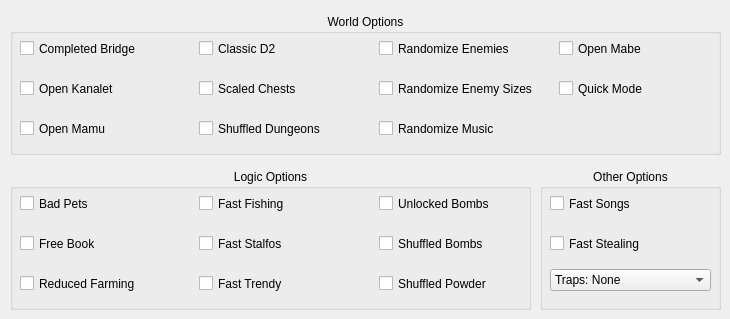
      <widget class="QWidget" name="tab_5">
       <attribute name="title">
        <string>Extra Settings</string>
       </attribute>
       <widget class="QGroupBox" name="groupBox_6">
        <property name="geometry">
         <rect>
          <x>10</x>
          <y>14</y>
          <width>711</width>
          <height>141</height>
         </rect>
        </property>
        <property name="title">
         <string>World Options</string>
        </property>
        <property name="alignment">
         <set>Qt::AlignHCenter|Qt::AlignTop</set>
        </property>
        <widget class="QCheckBox" name="bridgeCheck">
         <property name="geometry">
          <rect>
           <x>10</x>
           <y>24</y>
           <width>151</width>
           <height>21</height>
          </rect>
         </property>
         <property name="toolTip">
          <string/>
         </property>
         <property name="whatsThis">
          <string>Sets the Kanalet bridge to be built from the start</string>
         </property>
         <property name="text">
          <string>Completed Bridge</string>
         </property>
        </widget>
        <widget class="QCheckBox" name="swampCheck">
         <property name="geometry">
          <rect>
           <x>189</x>
           <y>24</y>
           <width>151</width>
           <height>21</height>
          </rect>
         </property>
         <property name="font">
          <font>
           <pointsize>9</pointsize>
           <strikeout>false</strikeout>
          </font>
         </property>
         <property name="toolTip">
          <string/>
         </property>
         <property name="whatsThis">
          <string>Turns the rock in front of Dungeon 2 into a flower</string>
         </property>
         <property name="text">
          <string>Classic D2</string>
         </property>
         <property name="checkable">
          <bool>true</bool>
         </property>
        </widget>
        <widget class="QCheckBox" name="musicCheck">
         <property name="enabled">
          <bool>true</bool>
         </property>
         <property name="geometry">
          <rect>
           <x>369</x>
           <y>104</y>
           <width>151</width>
           <height>21</height>
          </rect>
         </property>
         <property name="font">
          <font>
           <pointsize>9</pointsize>
           <strikeout>false</strikeout>
          </font>
         </property>
         <property name="toolTip">
          <string/>
         </property>
         <property name="whatsThis">
          <string>Randomizes music</string>
         </property>
         <property name="text">
          <string>Randomize Music</string>
         </property>
         <property name="checkable">
          <bool>true</bool>
         </property>
        </widget>
        <widget class="QCheckBox" name="kanaletCheck">
         <property name="geometry">
          <rect>
           <x>10</x>
           <y>64</y>
           <width>151</width>
           <height>21</height>
          </rect>
         </property>
         <property name="toolTip">
          <string/>
         </property>
         <property name="whatsThis">
          <string>Sets the Kanalet Gate to be open from the start</string>
         </property>
         <property name="text">
          <string>Open Kanalet</string>
         </property>
        </widget>
        <widget class="QCheckBox" name="mazeCheck">
         <property name="geometry">
          <rect>
           <x>10</x>
           <y>104</y>
           <width>151</width>
           <height>21</height>
          </rect>
         </property>
         <property name="font">
          <font>
           <pointsize>9</pointsize>
           <strikeout>false</strikeout>
          </font>
         </property>
         <property name="toolTip">
          <string/>
         </property>
         <property name="whatsThis">
          <string>Sets the Sign Maze to be automatically completed</string>
         </property>
         <property name="text">
          <string>Open Mamu</string>
         </property>
         <property name="checkable">
          <bool>true</bool>
         </property>
        </widget>
        <widget class="QCheckBox" name="chestSizesCheck">
         <property name="enabled">
          <bool>true</bool>
         </property>
         <property name="geometry">
          <rect>
           <x>189</x>
           <y>64</y>
           <width>151</width>
           <height>21</height>
          </rect>
         </property>
         <property name="font">
          <font>
           <pointsize>9</pointsize>
           <strikeout>false</strikeout>
          </font>
         </property>
         <property name="toolTip">
          <string/>
         </property>
         <property name="whatsThis">
          <string>Sets chest sizes to match the importance of the item</string>
         </property>
         <property name="text">
          <string>Scaled Chests</string>
         </property>
         <property name="checkable">
          <bool>true</bool>
         </property>
        </widget>
        <widget class="QCheckBox" name="dungeonsCheck">
         <property name="enabled">
          <bool>true</bool>
         </property>
         <property name="geometry">
          <rect>
           <x>189</x>
           <y>104</y>
           <width>151</width>
           <height>21</height>
          </rect>
         </property>
         <property name="font">
          <font>
           <pointsize>9</pointsize>
           <strikeout>false</strikeout>
          </font>
         </property>
         <property name="toolTip">
          <string/>
         </property>
         <property name="whatsThis">
          <string>Randomizes Dungeons&lt;br&gt;&lt;/br&gt;&lt;u&gt;Only front entrances are randomized,&lt;/u&gt; and only handles non-glitched logics</string>
         </property>
         <property name="text">
          <string>Shuffled Dungeons</string>
         </property>
         <property name="checkable">
          <bool>true</bool>
         </property>
        </widget>
        <widget class="QCheckBox" name="enemyCheck">
         <property name="enabled">
          <bool>true</bool>
         </property>
         <property name="geometry">
          <rect>
           <x>369</x>
           <y>24</y>
           <width>151</width>
           <height>21</height>
          </rect>
         </property>
         <property name="font">
          <font>
           <pointsize>9</pointsize>
           <strikeout>false</strikeout>
          </font>
         </property>
         <property name="toolTip">
          <string/>
         </property>
         <property name="whatsThis">
          <string>Randomizes enemies. Required kills are left vanilla</string>
         </property>
         <property name="text">
          <string>Randomize Enemies</string>
         </property>
         <property name="checkable">
          <bool>true</bool>
         </property>
        </widget>
        <widget class="QCheckBox" name="enemySizesCheck">
         <property name="enabled">
          <bool>true</bool>
         </property>
         <property name="geometry">
          <rect>
           <x>369</x>
           <y>64</y>
           <width>161</width>
           <height>21</height>
          </rect>
         </property>
         <property name="font">
          <font>
           <pointsize>9</pointsize>
           <strikeout>false</strikeout>
          </font>
         </property>
         <property name="toolTip">
          <string/>
         </property>
         <property name="whatsThis">
          <string>Randomizes the size of the enemies between 50% and 150%</string>
         </property>
         <property name="text">
          <string>Randomize Enemy Sizes</string>
         </property>
         <property name="checkable">
          <bool>true</bool>
         </property>
        </widget>
        <widget class="QCheckBox" name="openMabeCheck">
         <property name="enabled">
          <bool>true</bool>
         </property>
         <property name="geometry">
          <rect>
           <x>549</x>
           <y>24</y>
           <width>151</width>
           <height>21</height>
          </rect>
         </property>
         <property name="font">
          <font>
           <pointsize>9</pointsize>
           <strikeout>false</strikeout>
          </font>
         </property>
         <property name="toolTip">
          <string/>
         </property>
         <property name="whatsThis">
          <string>Opens all Mabe Village exits (Beach, Plains, Woods)</string>
         </property>
         <property name="text">
          <string>Open Mabe</string>
         </property>
         <property name="checkable">
          <bool>true</bool>
         </property>
        </widget>
        <widget class="QCheckBox" name="quickModeCheck">
         <property name="enabled">
          <bool>true</bool>
         </property>
         <property name="geometry">
          <rect>
           <x>549</x>
           <y>64</y>
           <width>151</width>
           <height>21</height>
          </rect>
         </property>
         <property name="font">
          <font>
           <pointsize>9</pointsize>
           <strikeout>false</strikeout>
          </font>
         </property>
         <property name="toolTip">
          <string/>
         </property>
         <property name="whatsThis">
          <string>Sets all boss cutscenes and one-time messages to have already been seen</string>
         </property>
         <property name="text">
          <string>Quick Mode</string>
         </property>
         <property name="checkable">
          <bool>true</bool>
         </property>
        </widget>
       </widget>
       <widget class="QGroupBox" name="groupBox_5">
        <property name="geometry">
         <rect>
          <x>10</x>
          <y>169</y>
          <width>521</width>
          <height>141</height>
         </rect>
        </property>
        <property name="title">
         <string>Logic Options</string>
        </property>
        <property name="alignment">
         <set>Qt::AlignHCenter|Qt::AlignTop</set>
        </property>
        <widget class="QCheckBox" name="badPetsCheck">
         <property name="geometry">
          <rect>
           <x>10</x>
           <y>24</y>
           <width>151</width>
           <height>21</height>
          </rect>
         </property>
         <property name="font">
          <font>
           <pointsize>9</pointsize>
           <strikeout>false</strikeout>
          </font>
         </property>
         <property name="toolTip">
          <string/>
         </property>
         <property name="whatsThis">
          <string>Companions will follow you into dungeons&lt;br&gt;&lt;/br&gt;The logic for the setting is in the experimental stages, beware</string>
         </property>
         <property name="text">
          <string>Bad Pets</string>
         </property>
         <property name="checkable">
          <bool>true</bool>
         </property>
        </widget>
        <widget class="QCheckBox" name="fastTrendyCheck">
         <property name="geometry">
          <rect>
           <x>189</x>
           <y>104</y>
           <width>151</width>
           <height>21</height>
          </rect>
         </property>
         <property name="toolTip">
          <string/>
         </property>
         <property name="whatsThis">
          <string>Gives the final Trendy reward from getting the CiaoCiao Figure&lt;br&gt;&lt;/br&gt;This check does not change whether the final prize is included or not</string>
         </property>
         <property name="text">
          <string>Fast Trendy</string>
         </property>
        </widget>
        <widget class="QCheckBox" name="unlockedBombsCheck">
         <property name="geometry">
          <rect>
           <x>369</x>
           <y>24</y>
           <width>141</width>
           <height>21</height>
          </rect>
         </property>
         <property name="toolTip">
          <string/>
         </property>
         <property name="whatsThis">
          <string>Bombs can be bought from the shop at the start, otherwise needs Conch Horn</string>
         </property>
         <property name="text">
          <string>Unlocked Bombs</string>
         </property>
        </widget>
        <widget class="QCheckBox" name="shuffledBombsCheck">
         <property name="geometry">
          <rect>
           <x>369</x>
           <y>64</y>
           <width>141</width>
           <height>21</height>
          </rect>
         </property>
         <property name="toolTip">
          <string/>
         </property>
         <property name="whatsThis">
          <string>You need to find your bombs before you can obtain any from other means&lt;br&gt;&lt;/br&gt;This overrides Unlocked Bombs</string>
         </property>
         <property name="text">
          <string>Shuffled Bombs</string>
         </property>
        </widget>
        <widget class="QCheckBox" name="shuffledPowderCheck">
         <property name="geometry">
          <rect>
           <x>369</x>
           <y>104</y>
           <width>141</width>
           <height>21</height>
          </rect>
         </property>
         <property name="toolTip">
          <string/>
         </property>
         <property name="whatsThis">
          <string>You need to find your Powder before you can obtain any from other means</string>
         </property>
         <property name="text">
          <string>Shuffled Powder</string>
         </property>
        </widget>
        <widget class="QCheckBox" name="fastFishingCheck">
         <property name="geometry">
          <rect>
           <x>189</x>
           <y>24</y>
           <width>151</width>
           <height>21</height>
          </rect>
         </property>
         <property name="toolTip">
          <string/>
         </property>
         <property name="whatsThis">
          <string>Removes all instrument requirements from the fishing minigame</string>
         </property>
         <property name="text">
          <string>Fast Fishing</string>
         </property>
        </widget>
        <widget class="QCheckBox" name="stalfosCheck">
         <property name="enabled">
          <bool>true</bool>
         </property>
         <property name="geometry">
          <rect>
           <x>189</x>
           <y>64</y>
           <width>151</width>
           <height>21</height>
          </rect>
         </property>
         <property name="font">
          <font>
           <pointsize>9</pointsize>
           <strikeout>false</strikeout>
          </font>
         </property>
         <property name="toolTip">
          <string/>
         </property>
         <property name="whatsThis">
          <string>Makes it so that you only need to fight the last iteration of Master Stalfos</string>
         </property>
         <property name="text">
          <string>Fast Stalfos</string>
         </property>
         <property name="checkable">
          <bool>true</bool>
         </property>
        </widget>
        <widget class="QCheckBox" name="farmingCheck">
         <property name="geometry">
          <rect>
           <x>10</x>
           <y>104</y>
           <width>151</width>
           <height>21</height>
          </rect>
         </property>
         <property name="toolTip">
          <string/>
         </property>
         <property name="whatsThis">
          <string>Reduces time spent grinding money and resources</string>
         </property>
         <property name="text">
          <string>Reduced Farming</string>
         </property>
        </widget>
        <widget class="QCheckBox" name="bookCheck">
         <property name="geometry">
          <rect>
           <x>10</x>
           <y>64</y>
           <width>151</width>
           <height>21</height>
          </rect>
         </property>
         <property name="toolTip">
          <string/>
         </property>
         <property name="whatsThis">
          <string>Removes needing the lens to read The Book of Dark Secrets</string>
         </property>
         <property name="text">
          <string>Free Book</string>
         </property>
        </widget>
        <widget class="QCheckBox" name="extendedConsumableCheck">
         <property name="geometry">
          <rect>
           <x>10</x>
           <y>144</y>
           <width>151</width>
           <height>21</height>
          </rect>
         </property>
         <property name="toolTip">
          <string/>
         </property>
         <property name="whatsThis">
          <string>Allows grass to drop arrows, bombs and powder (if owned)</string>
         </property>
         <property name="text">
          <string>Extra consumable drop</string>
         </property>
         <property name="checkable">
          <bool>true</bool>
         </property>
        </widget>
       </widget>
       <widget class="QGroupBox" name="groupBox_7">
        <property name="geometry">
         <rect>
          <x>540</x>
          <y>169</y>
          <width>181</width>
          <height>141</height>
         </rect>
        </property>
        <property name="title">
         <string>Other Options</string>
        </property>
        <property name="alignment">
         <set>Qt::AlignHCenter|Qt::AlignTop</set>
        </property>
        <widget class="QCheckBox" name="songsCheck">
         <property name="geometry">
          <rect>
           <x>10</x>
           <y>24</y>
           <width>151</width>
           <height>21</height>
          </rect>
         </property>
         <property name="font">
          <font>
           <pointsize>9</pointsize>
           <strikeout>false</strikeout>
          </font>
         </property>
         <property name="toolTip">
          <string/>
         </property>
         <property name="whatsThis">
          <string>Skips the song learning animations and instead just immediately gives the item</string>
         </property>
         <property name="text">
          <string>Fast Songs</string>
         </property>
         <property name="checkable">
          <bool>true</bool>
         </property>
        </widget>
        <widget class="QCheckBox" name="stealingCheck">
         <property name="geometry">
          <rect>
           <x>10</x>
           <y>64</y>
           <width>151</width>
           <height>21</height>
          </rect>
         </property>
         <property name="toolTip">
          <string/>
         </property>
         <property name="whatsThis">
          <string>The shopkeeper will not kill you after stealing</string>
         </property>
         <property name="text">
          <string>Fast Stealing</string>
         </property>
        </widget>
        <widget class="QComboBox" name="trapsComboBox">
         <property name="geometry">
          <rect>
           <x>10</x>
           <y>100</y>
           <width>161</width>
           <height>22</height>
          </rect>
         </property>
         <property name="whatsThis">
          <string>This controls how many custom traps get added to the item pool</string>
         </property>
         <property name="editable">
          <bool>false</bool>
         </property>
         <property name="currentIndex">
          <number>0</number>
         </property>
         <property name="placeholderText">
          <string/>
         </property>
         <item>
          <property name="text">
           <string>Traps: None</string>
          </property>
         </item>
         <item>
          <property name="text">
           <string>Traps: Few</string>
          </property>
         </item>
         <item>
          <property name="text">
           <string>Traps: Several</string>
          </property>
         </item>
         <item>
          <property name="text">
           <string>Traps: Many</string>
          </property>
         </item>
        </widget>
       </widget>
      </widget>
